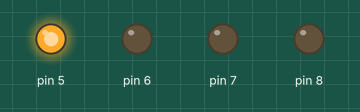
Recording of a sketch running on a simulated Arduino Mega 2560, built with avr-gcc and run on an emulated ATmega2560. Shown: output pins drawn as LEDs (lit = HIGH).

Above: at 0.2 s.
At 1.2 s:
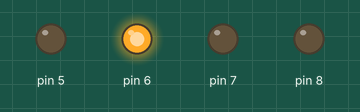
At 2.2 s:
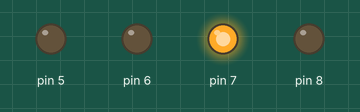
At 3.2 s:
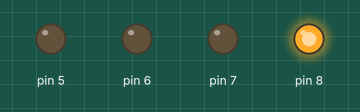
At 4.7 s:
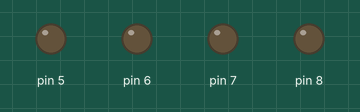
Timing chart, 0 to 5.2 s (numbered marks = the images above):
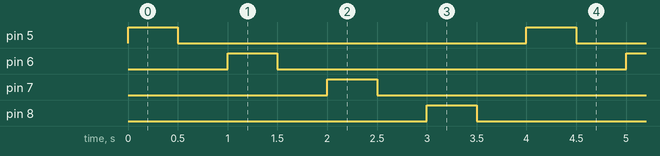

The sketch:

hw1-2_6.ino
```cpp
void setup() {
  // put your setup code here, to run once:
  DDRE=0x08;
  DDRH=0x38;//00111000
}

void loop() {
  // put your main code here, to run repeatedly:
  PORTE=0x08;
  delay(500);
  PORTE=0x00;
  delay(500);
  PORTH=0x08;
  delay(500);
  PORTH=0x00;
  delay(500);
  PORTH=0x10;
  delay(500);
  PORTH=0x00;
  delay(500);
  PORTH=0x20;
  delay(500);
  PORTH=0x00;
  delay(500);
}
```

Measured:
- by itself, pin 5–8: alternates HIGH for 0.50 s and LOW for 3.5 s
- by itself, everything shown: repeats every 4.0 s, in 8 steps
